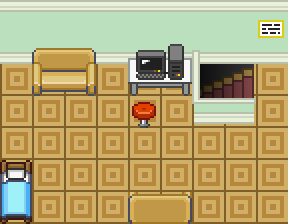

A level layout from a 2D game, rendered from its tile map. Below: a short description, then the map file with tile-grid data replaced by summaries:
An orthogonal 9x7 tile map with 32x32 px tiles, 4 tile layers (Tile Layer 1, Tile Layer 2, Tile Layer 3, Above player), 4 tilesets and 6 objects (6x collision).

<map version="1.10" tiledversion="git" orientation="orthogonal" renderorder="right-down" compressionlevel="0" width="9" height="7" tilewidth="32" tileheight="32" infinite="0" nextlayerid="7" nextobjectid="37">
 <properties>
  <property name="edges" value="clamped" />
  <property name="inside" type="bool" value="true" />
  <property name="scenario" value="xero" />
  <property name="slug" value="maple_bedroom" />
  <property name="map_type" value="notype" />
 </properties>
 <tileset firstgid="1" source="../gfx/tilesets/core_set pieces.tsx" />
 <tileset firstgid="1551" source="../gfx/tilesets/core_indoor_stairs.tsx" />
 <tileset firstgid="4521" source="../gfx/tilesets/core_indoor_walls.tsx" />
 <tileset firstgid="8385" source="../gfx/tilesets/core_indoor_floors.tsx" />
 <layer id="1" name="Tile Layer 1" width="9" height="7">
  <data>[63 cells, 63 non-empty, 3 distinct tile ids]</data>
 </layer>
 <layer id="2" name="Tile Layer 2" width="9" height="7">
  <data>[63 cells, 20 non-empty, 20 distinct tile ids]</data>
 </layer>
 <layer id="3" name="Tile Layer 3" width="9" height="7">
  <data>[63 cells, 3 non-empty, 3 distinct tile ids]</data>
 </layer>
 <layer id="4" name="Above player" width="9" height="7">
  <data>[63 cells, 2 non-empty, 2 distinct tile ids]</data>
 </layer>
 <objectgroup color="#ff0000" id="5" name="Collisions">
  <object id="1" type="collision" x="0" y="32" width="288" height="32" />
  <object id="6" type="collision" x="192" y="96" width="64" height="32" />
  <object id="7" type="collision" x="128" y="64" width="96" height="32" />
  <object id="32" type="collision" x="32" y="64" width="64" height="32" />
  <object id="33" type="collision" x="0" y="160" width="32" height="64" />
  <object id="35" type="collision" x="128" y="192" width="64" height="32" />
 </objectgroup>
</map>
